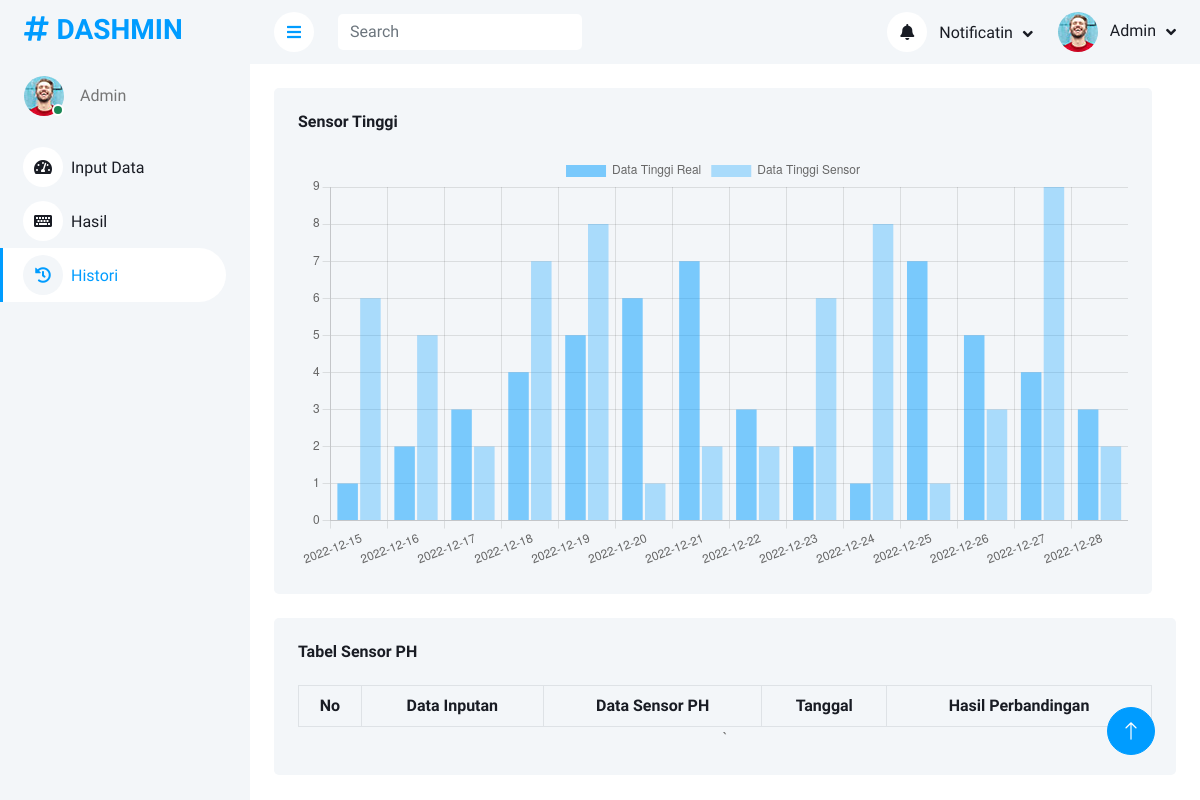
Before: /history.php (signed in) with the older database file.
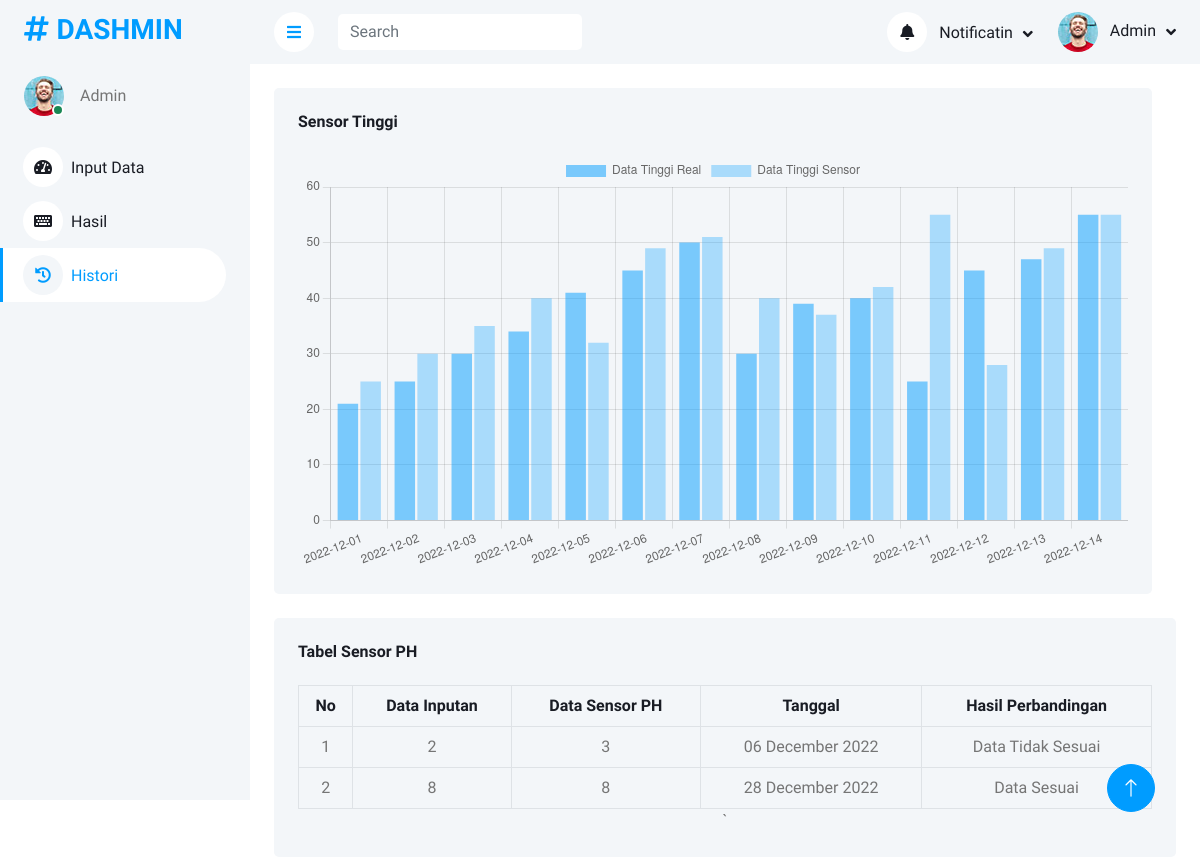
After: the same page with the newer database file.
### tables this page shows
CREATE TABLE `ph`  (
  `data` varchar(10) NULL DEFAULT NULL,
  `tanggal` date NULL DEFAULT NULL
);

CREATE TABLE `sensor_ph`  (
  `data_sensor` varchar(10) NULL DEFAULT NULL,
  `tanggal_sensor` date NULL DEFAULT NULL
);

### history.php (the view, shortened to what this page needs)
<?php
$page="history";
?>
<!DOCTYPE html>
<html lang="en">
<?php
include 'header.php';
include "config.php";
$query="SELECT * FROM tinggi2 inner join sensor_tinggi on tinggi2.tanggal_history=sensor_tinggi.tanggal";
$tinggi_real = mysqli_query($kon,$query);
while($row = mysqli_fetch_array($tinggi_real)){
    $data_history_tinggi[] = $row['data_history'];
    $tanggal_history_tinggi[] = $row['tanggal_history'];
    $data_sensor_tinggi[] = $row['data'];
}
?>
<body>
    <div class="container-xxl position-relative bg-white d-flex p-0">
        <?php
        include 'sidebar.php';
        ?>
        <div class="content">
            <?php
            include 'navbar.php';
            ?>
            <div class="container-fluid pt-4 px-4">
                <div class="row g-4">
                    <div class="row justify-content-center">
                        <div class="pt-4 mb-4">
                            <div class="bg-light rounded h-100 p-4 ">
                                <div class="d-flex align-items-center justify-content-between mb-4">
                                    <h6 class="mb-0">Sensor Tinggi</h6>
                                    </div>
                                    <canvas id="grafik_history"></canvas>
                                </div>
                            </div>
                        </div>
                    </div>
                    <div class="bg-light text-center rounded p-4 pt-4">
                        <div class="d-flex align-items-center justify-content-between mb-4">
                            <h6 class="mb-0">Tabel Sensor PH</h6>
                        </div>
                        <div class="table-responsive">
                            <table class="table text-start align-middle table-bordered table-hover mb-0 text-center">
                                <thead>
                                    <tr class="text-dark">
                                        <th scope="col">No</th>
                                        <th scope="col">Data Inputan</th>
                                        <th scope="col">Data Sensor PH</th>
                                        <th scope="col">Tanggal</th>
                                        <th scope="col">Hasil Perbandingan</th>
                                    </tr>
                                </thead>
                                <tbody>
                                    <?php
                                        include 'config.php';
                                        $no=1;
                                        $tabel_ph = mysqli_query($kon,"select * from ph inner join sensor_ph on ph.tanggal=sensor_ph.tanggal_sensor");
                                        while($row = mysqli_fetch_array($tabel_ph))
                                        {
                                            $data_input = $row['data'];
                                            $data_sensor = $row['data_sensor'];
                                            $tanggal = $row['tanggal_sensor'];
                                            if($data_input == $data_sensor){
                                                $perbandingan = 'Data Sesuai';
                                            } else {
                                                $perbandingan = 'Data Tidak Sesuai';
                                            }
                                            echo "<tr>
                                            <td>".$no++."</td>
                                            <td>".$data_input."</td>
                                            <td>".$data_sensor."</td>
                                            <td>".date("d F Y",strtotime($tanggal))."</td>
                                            <td>".$perbandingan."</td>
                                            </tr>";
                                        }
                                    ?>
                                </tbody>
                            </table>
                        </div>`
                    </div>
                </div>
            </div>
        </div>
        <a href="#" class="btn btn-lg btn-primary btn-lg-square back-to-top"><i class="bi bi-arrow-up"></i></a>
    <script>
        var ctx1 = $("#grafik_history").get(0).getContext("2d");
            var myChart1 = new Chart(ctx1, {
                type: "bar",
                data: {
                    labels:<?php echo json_encode($tanggal_history_tinggi); ?>,
                    datasets: [{
                            label: "Data Tinggi Real",
                            data: <?php echo json_encode($data_history_tinggi); ?>,
                            backgroundColor: "rgba(0, 156, 255, .5)"
                        },
                        {
                            label: "Data Tinggi Sensor",
                            data: <?php echo json_encode($data_sensor_tinggi); ?>,
                            backgroundColor: "rgba(0, 156, 255, .3)"
                        },
                    ]
                    },
                options: {
                    responsive: true
                }
            });
    </script>
    </body>
</html>

### header.php (shortened to what this page needs)
<head>
    <link href="https://cdnjs.cloudflare.com/ajax/libs/font-awesome/5.10.0/css/all.min.css" rel="stylesheet">
    <link href="https://cdn.jsdelivr.net/npm/bootstrap-icons@1.4.1/font/bootstrap-icons.css" rel="stylesheet">
    <link href="lib/owlcarousel/assets/owl.carousel.min.css" rel="stylesheet">
    <link href="lib/tempusdominus/css/tempusdominus-bootstrap-4.min.css" rel="stylesheet" />
    <link href="css/bootstrap.min.css" rel="stylesheet">
    <link href="css/style.css" rel="stylesheet">
</head>

### sidebar.php
<div class="sidebar pe-4 pb-3">
    <nav class="navbar bg-light navbar-light">
        <a href="index.html" class="navbar-brand mx-4 mb-3">
            <h3 class="text-primary"><i class="fa fa-hashtag me-2"></i>DASHMIN</h3>
        </a>
        <div class="d-flex align-items-center ms-4 mb-4">
            <div class="position-relative">
                <img class="rounded-circle" src="img/user.jpg" alt="" style="width: 40px; height: 40px;">
                <div class="bg-success rounded-circle border border-2 border-white position-absolute end-0 bottom-0 p-1"></div>
            </div>
            <div class="ms-3">
                <span>Admin</span>
            </div>
        </div>
        <div class="navbar-nav w-100">
            <a href="input_data.php" class="nav-item nav-link <?php if($page == "input") echo"active"; ?>"><i class="fa fa-tachometer-alt me-2"></i>Input Data</a>
            <a href="hasil.php" class="nav-item nav-link <?php if($page == "hasil") echo"active"; ?>"><i class="fa fa-keyboard me-2"></i>Hasil</a>
            <a href="history.php" class="nav-item nav-link <?php if($page == "history") echo"active"; ?>"><i class="fa fa-history me-2"></i>Histori</a>
        </div>
    </nav>
</div>

### navbar.php (shortened to what this page needs)
<nav class="navbar navbar-expand bg-light navbar-light sticky-top px-4 py-0">
<a href="#" class="sidebar-toggler flex-shrink-0">
    <i class="fa fa-bars"></i>
</a>
<form class="d-none d-md-flex ms-4">
    <input class="form-control border-0" type="search" placeholder="Search">
</form>
<div class="navbar-nav align-items-center ms-auto">
    <div class="nav-item dropdown">
        <a href="#" class="nav-link dropdown-toggle" data-bs-toggle="dropdown">
            <i class="fa fa-bell me-lg-2"></i>
            <span class="d-none d-lg-inline-flex">Notificatin</span>
        </a>
    </div>
    <div class="nav-item dropdown">
        <a href="#" class="nav-link dropdown-toggle" data-bs-toggle="dropdown">
            <img class="rounded-circle me-lg-2" src="img/user.jpg" alt="" style="width: 40px; height: 40px;">
            <span class="d-none d-lg-inline-flex">Admin</span>
        </a>
    </div>
</div>
</nav>

### css/style.css (style rules this page uses)
:root { --primary: #009CFF; --light: #F3F6F9; --dark: #191C24; }
.back-to-top { position: fixed; display: none; right: 45px; bottom: 45px; z-index: 99; }
.btn { transition: .5s; }
.btn.btn-primary { color: #FFFFFF; }
.btn-lg-square { width: 48px; height: 48px; }
.btn-square, .btn-sm-square, .btn-lg-square { padding: 0; display: inline-flex; align-items: center; justify-content: center; font-weight: normal; border-radius: 50px; }
.sidebar { position: fixed; top: 0; left: 0; bottom: 0; width: 250px; height: 100vh; overflow-y: auto; background: var(--light); transition: 0.5s; z-index: 999; }
.content { margin-left: 250px; min-height: 100vh; background: #FFFFFF; transition: 0.5s; }
@media (min-width: 992px) { .sidebar { margin-left: 0; } }
@media (min-width: 992px) { .content { width: calc(100% - 250px); } }
.sidebar .navbar .navbar-nav .nav-link { padding: 7px 20px; color: var(--dark); font-weight: 500; border-left: 3px solid var(--light); border-radius: 0 30px 30px 0; outline: none; }
.sidebar .navbar .navbar-nav .nav-link:hover, .sidebar .navbar .navbar-nav .nav-link.active { color: var(--primary); background: #FFFFFF; border-color: var(--primary); }
.sidebar .navbar .navbar-nav .nav-link i { width: 40px; height: 40px; display: inline-flex; align-items: center; justify-content: center; background: #FFFFFF; border-radius: 40px; }
.sidebar .navbar .navbar-nav .nav-link:hover i, .sidebar .navbar .navbar-nav .nav-link.active i { background: var(--light); }
.content .navbar .navbar-nav .nav-link { margin-left: 25px; padding: 12px 0; color: var(--dark); outline: none; }
.content .navbar .sidebar-toggler, .content .navbar .navbar-nav .nav-link i { width: 40px; height: 40px; display: inline-flex; align-items: center; justify-content: center; background: #FFFFFF; border-radius: 40px; }
.content .navbar .dropdown-toggle::after { margin-left: 6px; vertical-align: middle; border: none; content: "\f107"; font-family: "Font Awesome 5 Free"; font-weight: 900; transition: .5s; }

Changed rows visible on the page:
added ph: data "2", sensor_ph.data_sensor "3", sensor_ph.tanggal_sensor "06 December 2022", data.data_sensor "Data Tidak Sesuai"
added ph: data "8", sensor_ph.data_sensor "8", sensor_ph.tanggal_sensor "28 December 2022", data.data_sensor "Data Sesuai"
Other visible differences:
chart data {{ json_encode($tanggal_history_tinggi) }}: ["2022-12-15","2022-12-16","2022-12-17","2022-12-18","2022-12-19","2022-12-20","2022-12-21","2022-12-22","2022-12-23","2022-12-24","2022-12-25","2022-12-26","2022-12-27","2022-12-28"] → ["2022-12-01","2022-12-02","2022-12-03","2022-12-04","2022-12-05","2022-12-06","2022-12-07","2022-12-08","2022-12-09","2022-12-10","2022-12-11","2022-12-12","2022-12-13","2022-12-14"]
chart data {{ json_encode($data_history_tinggi) }}: ["1","2","3","4","5","6","7","3","2","1","7","5","4","3"] → ["21","25","30","34","41","45","50","30","39","40","25","45","47","55"]
chart data {{ json_encode($data_sensor_tinggi) }}: ["6","5","2","7","8","1","2","2","6","8","1","3","9","2"] → ["25","30","35","40","32","49","51","40","37","42","55","28","49","55"]
